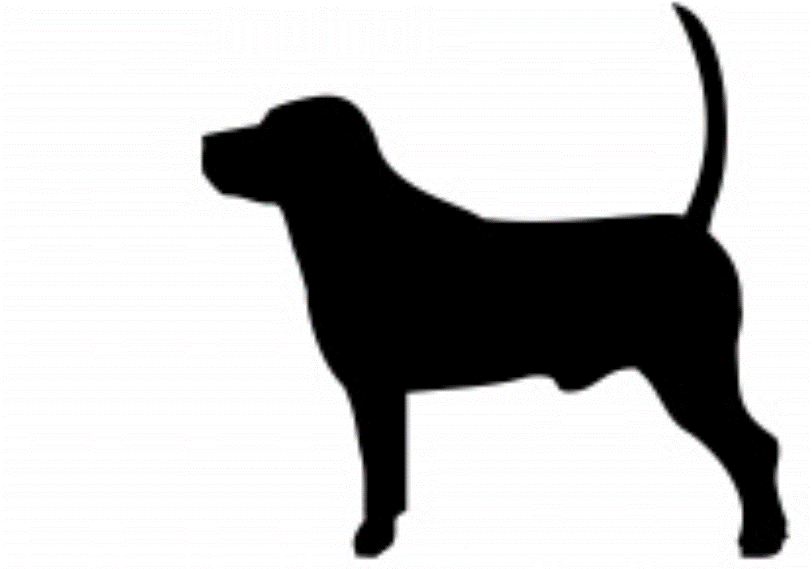
%> input picture T5-Noise-JEVG/DogBlack.png, 812 x 569 px
$ octave SalPimienta_JEVG.m   (GNU Octave 9; MATLAB toolbox functions it lacks are replaced by stand-ins)
%> lines starting %> are read from the running program, lines starting %| are printed output that depends on the picture; in (x1, y1, x2, y2) boxes, pixels count from 0 and x2, y2 are one past the last pixel; in counts of white or black regions, pixels touching at a corner belong together; the program's own positions count from 1
%% Clean the window and data
clc, clear
close all;

%% Read the image and work with the size and gray
Im_Origin=imread('DogBlack.png');
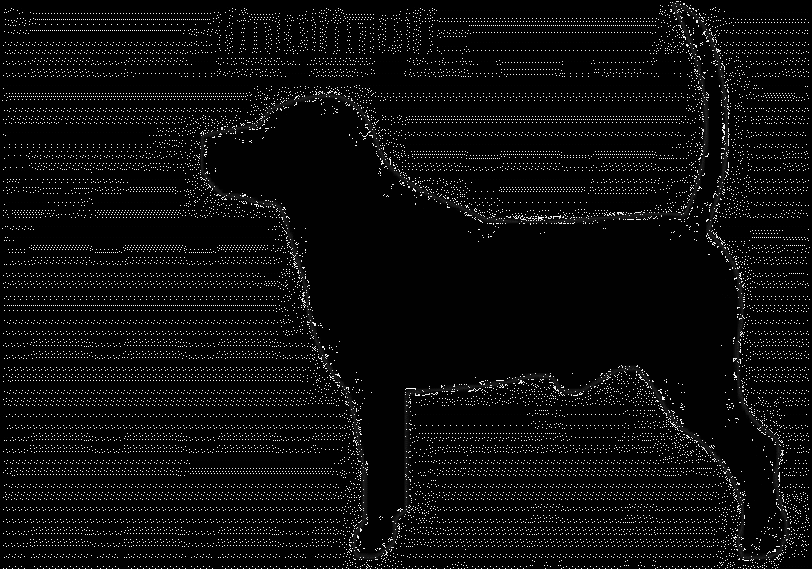
%> Im_Origin: size 569x812 uint8; min 0, max 254, mean 11.7

%% Operations to the  Filter
Im_Origin_Ruido= Im_Origin;
[n,m]=size(Im_Origin);
%> n = 569; m = 812
for v=1:1000
    x=round(rand*n);
    y=round(rand*m);
    if x==0
        x=1;
    end
    if y==0
        y=1;
    end
    if x==n
        x= n-1;
    end
    if y==m
        y= m-1;
    end

   Im_Origin_Ruido(x,y)=255;
   Im_Origin_Ruido(x:x+2,y:y+2)=255;
end
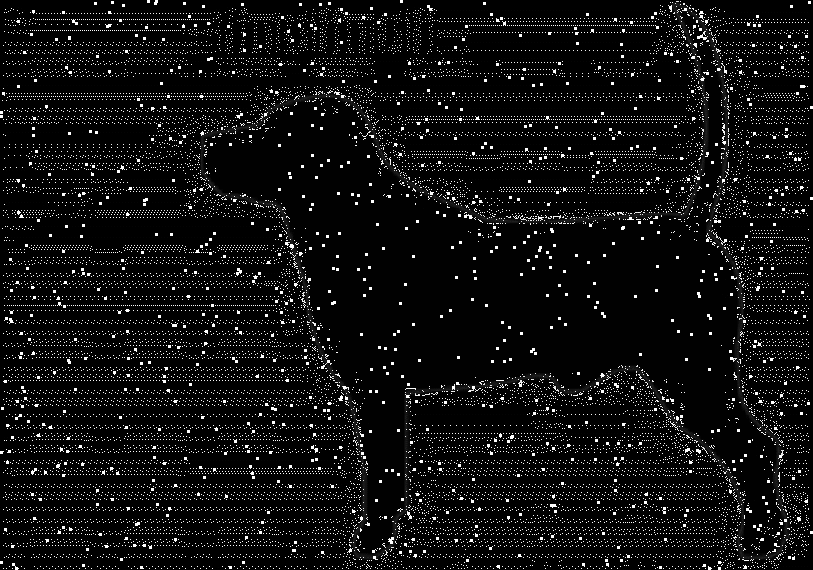
%> Im_Origin_Ruido: size 570x813 uint8; min 0, max 255, mean 16.3

for v=1:1000
    x=round(rand*n);
    y=round(rand*m);
    if x==0
        x=1;
    end
    if y==0
        y=1;
    end
    if x==n
        x= n-1;
    end
    if y==m
        y= m-1;
    end

   Im_Origin_Ruido(x,y)=0;
   Im_Origin_Ruido(x:x+2,y:y+2)=0;
end
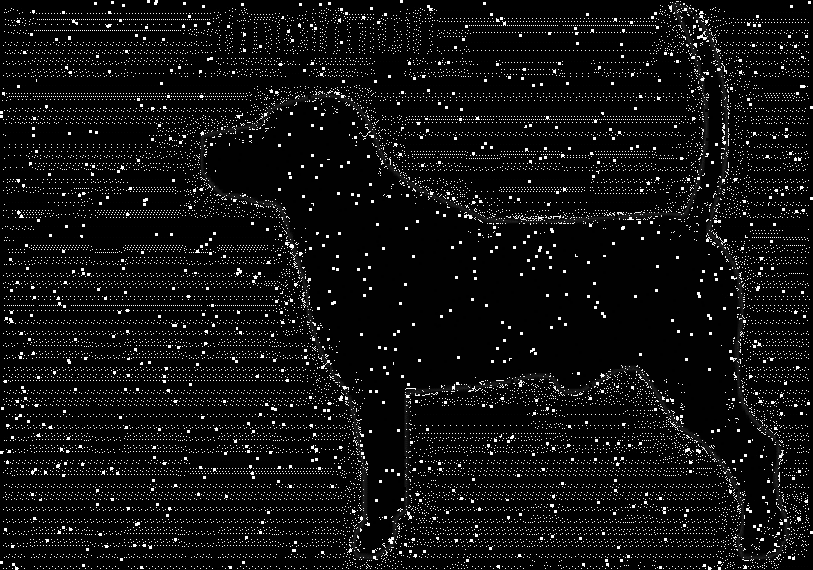
%> Im_Origin_Ruido: size 570x813 uint8; 0.69% of pixels changed, all inside (x1, y1, x2, y2) = (5, 10, 809, 569)

ColorMin=min(Im_Origin_Ruido(x,y));
%> ColorMin = 0


%% Plot the images in the same figure
Fig = figure('Name', 'T5. Max - Min - Sal y Pimienta JEVG');
set(Fig, 'Position', [0 0 1400 1400])
%Original and Gray image
subplot(2,2,1)
imshow(Im_Origin_Ruido)
imwrite(Im_Origin_Ruido, 'Im_Origin_Ruido.jpg', 'jpg')
subplot(2,2,2)
Imagen_Matlab=imnoise(Im_Origin, 'salt & pepper', 0.02);
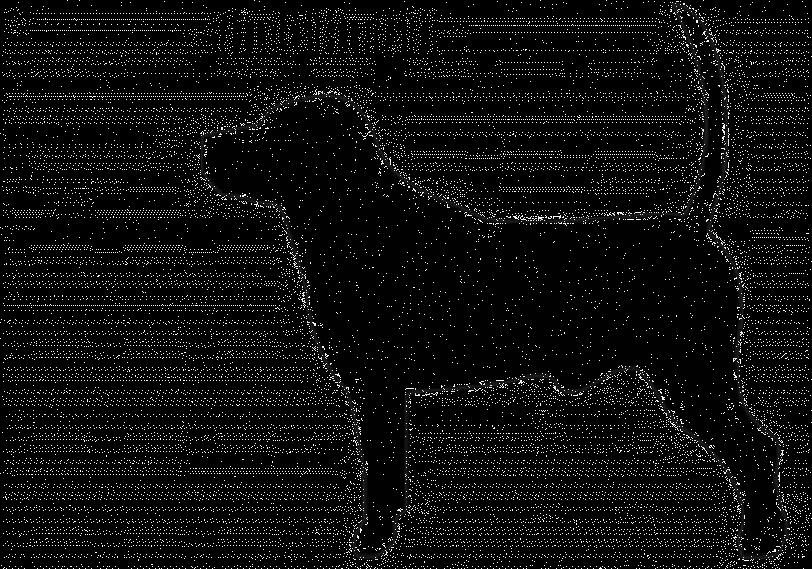
%> Imagen_Matlab: size 569x812 uint8; min 0, max 255, mean 13.9
imshow(Imagen_Matlab)
title("Funcion MATLAB")

subplot(2,2,4)
imshow(I_min)
%> (this line was passed over: I_min is not available in this run)
title("Funcion MATLAB")
    subplot(2,2,3)
    imshow(I_max)
%> (this line was passed over: I_max is not available in this run)
    title("Funcion MATLAB")
